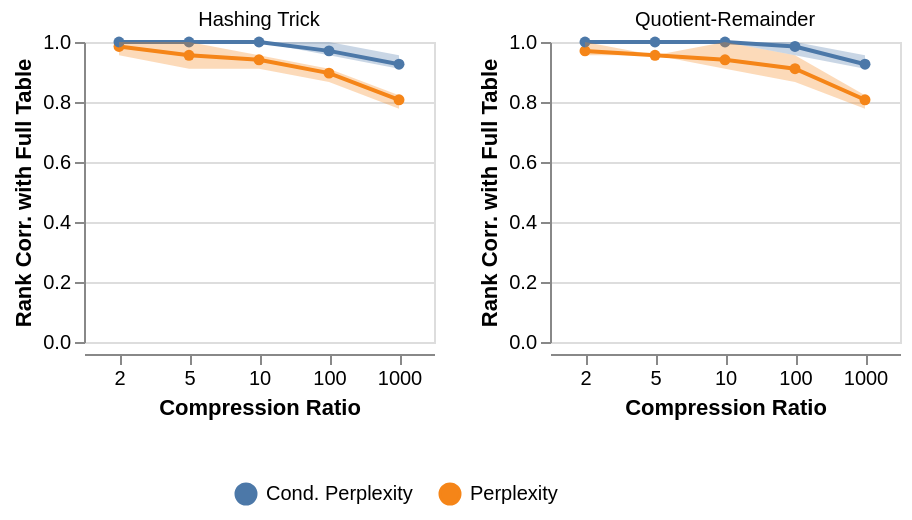

Notebook source saved alongside this figure:
### Code cell
lines = alt.Chart(correlation_df, width=175, height=150).mark_line(point=True).encode(
    x=alt.X("compression_ratio", title="Compression Ratio", sort=["2", "5", "10", "100", "1000"]).axis(labelAngle=0),
    y=alt.Y("mean(correlation)", title="Rank Corr. with Full Table"),
    color=alt.Color("metric", title="", legend=alt.Legend(orient="none", legendX=75, legendY=220, direction="horizontal")),
)

error = alt.Chart(correlation_df).mark_errorband(extent="ci").encode(
    x=alt.X("compression_ratio", title="Compression Ratio", sort=["2", "5", "10", "100", "1000"]).axis(labelAngle=0),
    y=alt.Y("correlation", title=""),
    color=alt.Color("metric", title=""),
)

metric_charts = (lines + error).facet(column=alt.Column("embedding", title="", header=alt.Header(labelPadding=0, titlePadding=0))).resolve_scale(y="independent")
metric_charts

### Figure 1 — Vega-Lite specification as saved in the notebook (floating-point values rounded to 4 significant figures)
{"config": {"view": {"continuousWidth": 300, "continuousHeight": 300}}, "data": {"name": "data-e9565e806e1d1315dd8bd0ef13f342f3"}, "facet": {"column": {"field": "embedding", "header": {"labelPadding": 0, "titlePadding": 0}, "title": "", "type": "nominal"}}, "spec": {"layer": [{"mark": {"type": "line", "point": true}, "encoding": {"color": {"field": "metric", "legend": {"direction": "horizontal", "legendX": 75, "legendY": 220, "orient": "none"}, "title": "", "type": "nominal"}, "x": {"axis": {"labelAngle": 0}, "field": "compression_ratio", "sort": ["2", "5", "10", "100", "1000"], "title": "Compression Ratio", "type": "nominal"}, "y": {"aggregate": "mean", "field": "correlation", "title": "Rank Corr. with Full Table", "type": "quantitative"}}}, {"mark": {"type": "errorband", "extent": "ci"}, "encoding": {"color": {"field": "metric", "title": "", "type": "nominal"}, "x": {"axis": {"labelAngle": 0}, "field": "compression_ratio", "sort": ["2", "5", "10", "100", "1000"], "title": "Compression Ratio", "type": "nominal"}, "y": {"field": "correlation", "title": "", "type": "quantitative"}}}], "height": 150, "width": 175}, "resolve": {"scale": {"y": "independent"}}, "$schema": "https://vega.github.io/schema/vega-lite/v5.20.1.json", "datasets": {"data-e9565e806e1d1315dd8bd0ef13f342f3": [{"embedding": "Hashing Trick", "random_state": 1, "metric": "Perplexity", "compression_ratio": "10", "correlation": 0.9556}, {"embedding": "Hashing Trick", "random_state": 1, "metric": "Perplexity", "compression_ratio": "100", "correlation": 0.9111}, {"embedding": "Hashing Trick", "random_state": 1, "metric": "Perplexity", "compression_ratio": "1000", "correlation": 0.8222}, {"embedding": "Hashing Trick", "random_state": 1, "metric": "Perplexity", "compression_ratio": "2", "correlation": 1.0}, {"embedding": "Hashing Trick", "random_state": 1, "metric": "Perplexity", "compression_ratio": "5", "correlation": 1.0}, {"embedding": "Hashing Trick", "random_state": 2, "metric": "Perplexity", "compression_ratio": "10", "correlation": 0.9111}, {"embedding": "Hashing Trick", "random_state": 2, "metric": "Perplexity", "compression_ratio": "100", "correlation": 0.8667}, {"embedding": "Hashing Trick", "random_state": 2, "metric": "Perplexity", "compression_ratio": "1000", "correlation": 0.7778}, {"embedding": "Hashing Trick", "random_state": 2, "metric": "Perplexity", "compression_ratio": "2", "correlation": 0.9556}, {"embedding": "Hashing Trick", "random_state": 2, "metric": "Perplexity", "compression_ratio": "5", "correlation": 0.9111}, {"embedding": "Hashing Trick", "random_state": 3, "metric": "Perplexity", "compression_ratio": "10", "correlation": 0.9556}, {"embedding": "Hashing Trick", "random_state": 3, "metric": "Perplexity", "compression_ratio": "100", "correlation": 0.9111}, {"embedding": "Hashing Trick", "random_state": 3, "metric": "Perplexity", "compression_ratio": "1000", "correlation": 0.8222}, {"embedding": "Hashing Trick", "random_state": 3, "metric": "Perplexity", "compression_ratio": "2", "correlation": 1.0}, {"embedding": "Hashing Trick", "random_state": 3, "metric": "Perplexity", "compression_ratio": "5", "correlation": 0.9556}, {"embedding": "Quotient-Remainder", "random_state": 1, "metric": "Perplexity", "compression_ratio": "10", "correlation": 1.0}, {"embedding": "Quotient-Remainder", "random_state": 1, "metric": "Perplexity", "compression_ratio": "100", "correlation": 0.9111}, {"embedding": "Quotient-Remainder", "random_state": 1, "metric": "Perplexity", "compression_ratio": "1000", "correlation": 0.8222}, {"embedding": "Quotient-Remainder", "random_state": 1, "metric": "Perplexity", "compression_ratio": "2", "correlation": 0.9556}, {"embedding": "Quotient-Remainder", "random_state": 1, "metric": "Perplexity", "compression_ratio": "5", "correlation": 0.9556}, {"embedding": "Quotient-Remainder", "random_state": 2, "metric": "Perplexity", "compression_ratio": "10", "correlation": 0.9111}, {"embedding": "Quotient-Remainder", "random_state": 2, "metric": "Perplexity", "compression_ratio": "100", "correlation": 0.8667}, {"embedding": "Quotient-Remainder", "random_state": 2, "metric": "Perplexity", "compression_ratio": "1000", "correlation": 0.7778}, {"embedding": "Quotient-Remainder", "random_state": 2, "metric": "Perplexity", "compression_ratio": "2", "correlation": 0.9556}, {"embedding": "Quotient-Remainder", "random_state": 2, "metric": "Perplexity", "compression_ratio": "5", "correlation": 0.9556}, {"embedding": "Quotient-Remainder", "random_state": 3, "metric": "Perplexity", "compression_ratio": "10", "correlation": 0.9111}, {"embedding": "Quotient-Remainder", "random_state": 3, "metric": "Perplexity", "compression_ratio": "100", "correlation": 0.9556}, {"embedding": "Quotient-Remainder", "random_state": 3, "metric": "Perplexity", "compression_ratio": "1000", "correlation": 0.8222}, {"embedding": "Quotient-Remainder", "random_state": 3, "metric": "Perplexity", "compression_ratio": "2", "correlation": 1.0}, {"embedding": "Quotient-Remainder", "random_state": 3, "metric": "Perplexity", "compression_ratio": "5", "correlation": 0.9556}, {"embedding": "Hashing Trick", "random_state": 1, "metric": "Cond. Perplexity", "compression_ratio": "10", "correlation": 1.0}, {"embedding": "Hashing Trick", "random_state": 1, "metric": "Cond. Perplexity", "compression_ratio": "100", "correlation": 0.9556}, {"embedding": "Hashing Trick", "random_state": 1, "metric": "Cond. Perplexity", "compression_ratio": "1000", "correlation": 0.9111}, {"embedding": "Hashing Trick", "random_state": 1, "metric": "Cond. Perplexity", "compression_ratio": "2", "correlation": 1.0}, {"embedding": "Hashing Trick", "random_state": 1, "metric": "Cond. Perplexity", "compression_ratio": "5", "correlation": 1.0}, {"embedding": "Hashing Trick", "random_state": 2, "metric": "Cond. Perplexity", "compression_ratio": "10", "correlation": 1.0}, {"embedding": "Hashing Trick", "random_state": 2, "metric": "Cond. Perplexity", "compression_ratio": "100", "correlation": 1.0}, {"embedding": "Hashing Trick", "random_state": 2, "metric": "Cond. Perplexity", "compression_ratio": "1000", "correlation": 0.9556}, {"embedding": "Hashing Trick", "random_state": 2, "metric": "Cond. Perplexity", "compression_ratio": "2", "correlation": 1.0}, {"embedding": "Hashing Trick", "random_state": 2, "metric": "Cond. Perplexity", "compression_ratio": "5", "correlation": 1.0}, {"embedding": "Hashing Trick", "random_state": 3, "metric": "Cond. Perplexity", "compression_ratio": "10", "correlation": 1.0}, {"embedding": "Hashing Trick", "random_state": 3, "metric": "Cond. Perplexity", "compression_ratio": "100", "correlation": 0.9556}, {"embedding": "Hashing Trick", "random_state": 3, "metric": "Cond. Perplexity", "compression_ratio": "1000", "correlation": 0.9111}, {"embedding": "Hashing Trick", "random_state": 3, "metric": "Cond. Perplexity", "compression_ratio": "2", "correlation": 1.0}, {"embedding": "Hashing Trick", "random_state": 3, "metric": "Cond. Perplexity", "compression_ratio": "5", "correlation": 1.0}, {"embedding": "Quotient-Remainder", "random_state": 1, "metric": "Cond. Perplexity", "compression_ratio": "10", "correlation": 1.0}, {"embedding": "Quotient-Remainder", "random_state": 1, "metric": "Cond. Perplexity", "compression_ratio": "100", "correlation": 0.9556}, {"embedding": "Quotient-Remainder", "random_state": 1, "metric": "Cond. Perplexity", "compression_ratio": "1000", "correlation": 0.9111}, {"embedding": "Quotient-Remainder", "random_state": 1, "metric": "Cond. Perplexity", "compression_ratio": "2", "correlation": 1.0}, {"embedding": "Quotient-Remainder", "random_state": 1, "metric": "Cond. Perplexity", "compression_ratio": "5", "correlation": 1.0}, {"embedding": "Quotient-Remainder", "random_state": 2, "metric": "Cond. Perplexity", "compression_ratio": "10", "correlation": 1.0}, {"embedding": "Quotient-Remainder", "random_state": 2, "metric": "Cond. Perplexity", "compression_ratio": "100", "correlation": 1.0}, {"embedding": "Quotient-Remainder", "random_state": 2, "metric": "Cond. Perplexity", "compression_ratio": "1000", "correlation": 0.9556}, {"embedding": "Quotient-Remainder", "random_state": 2, "metric": "Cond. Perplexity", "compression_ratio": "2", "correlation": 1.0}, {"embedding": "Quotient-Remainder", "random_state": 2, "metric": "Cond. Perplexity", "compression_ratio": "5", "correlation": 1.0}, {"embedding": "Quotient-Remainder", "random_state": 3, "metric": "Cond. Perplexity", "compression_ratio": "10", "correlation": 1.0}, {"embedding": "Quotient-Remainder", "random_state": 3, "metric": "Cond. Perplexity", "compression_ratio": "100", "correlation": 1.0}, {"embedding": "Quotient-Remainder", "random_state": 3, "metric": "Cond. Perplexity", "compression_ratio": "1000", "correlation": 0.9111}, {"embedding": "Quotient-Remainder", "random_state": 3, "metric": "Cond. Perplexity", "compression_ratio": "2", "correlation": 1.0}, {"embedding": "Quotient-Remainder", "random_state": 3, "metric": "Cond. Perplexity", "compression_ratio": "5", "correlation": 1.0}]}}
